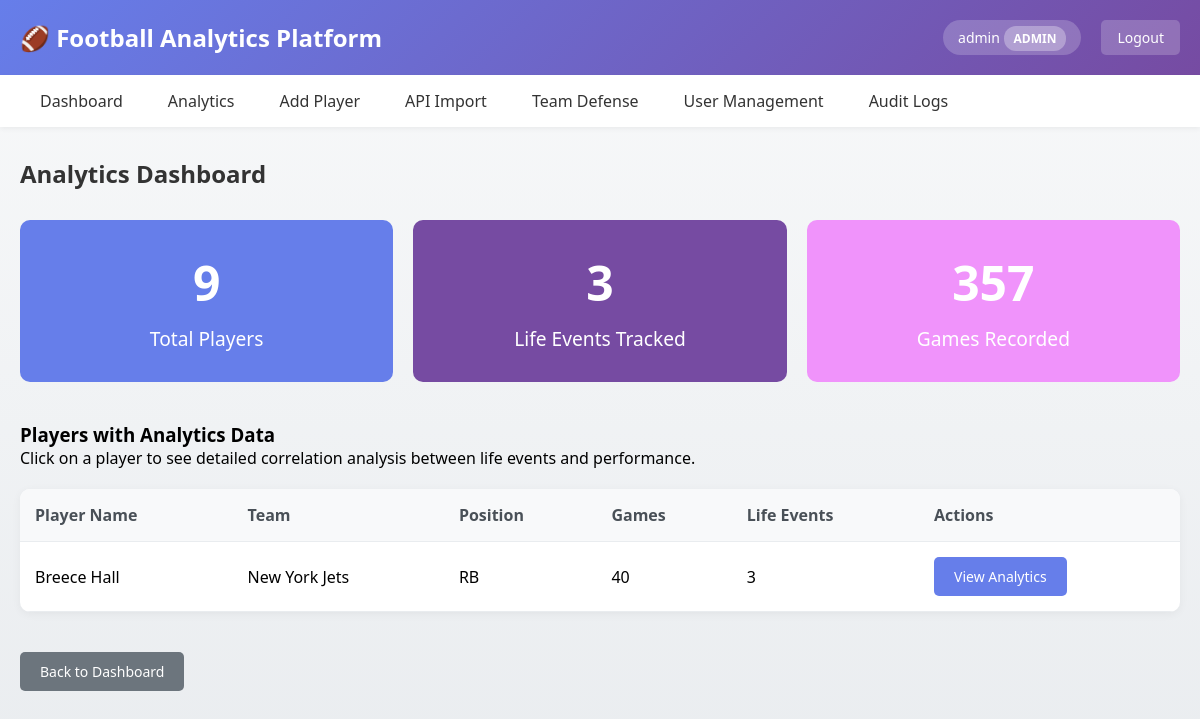
The app's page /analytics (signed in) with its own data.
### app/main.py (models this page shows, shortened)
class User(UserMixin, db.Model):
    id = db.Column(db.Integer, primary_key=True)
    username = db.Column(db.String(80), unique=True, nullable=False)
    email = db.Column(db.String(120), unique=True, nullable=False)
    password_hash = db.Column(db.String(200), nullable=False)
    role = db.Column(db.String(20), nullable=False, default='viewer')  # admin, analyst, viewer
    created_at = db.Column(db.DateTime, default=datetime.utcnow)
    def is_admin(self):
        return self.role == 'admin'
    def is_analyst(self):
        return self.role in ['admin', 'analyst']

class Player(db.Model):
    id = db.Column(db.Integer, primary_key=True)
    name = db.Column(db.String(100), nullable=False)
    team = db.Column(db.String(100), nullable=False)
    position = db.Column(db.String(50), nullable=False)
    created_at = db.Column(db.DateTime, default=datetime.utcnow)
    stats = db.relationship('PlayerStats', backref='player', lazy=True, cascade='all, delete-orphan')
    life_events = db.relationship('LifeEvent', backref='player', lazy=True, cascade='all, delete-orphan')

### app/main.py (the view)
@app.route('/analytics')
@login_required
def analytics():
    total_players = Player.query.count()
    total_stats = PlayerStats.query.count()
    total_events = LifeEvent.query.count()
    players_with_data = []
    for player in Player.query.all():
        stats_count = PlayerStats.query.filter_by(player_id=player.id).count()
        events_count = LifeEvent.query.filter_by(player_id=player.id).count()
        if stats_count > 0 and events_count > 0:
            players_with_data.append({
                'id': player.id,
                'name': player.name,
                'team': player.team,
                'position': player.position,
                'stats_count': stats_count,
                'events_count': events_count
            })
    return render_template('analytics.html',
                         total_players=total_players,
                         total_stats=total_stats,
                         total_events=total_events,
                         players_with_data=players_with_data)

### app/main.py (called while the page is built)
@login_manager.user_loader
def load_user(user_id):
    return User.query.get(int(user_id))

### templates/analytics.html (shortened to what this page needs)
{% extends "base.html" %}
{% block content %}
<h2>Analytics Dashboard</h2>
<div style="display: grid; grid-template-columns: repeat(3, 1fr); gap: 20px; margin: 30px 0;">
    <div style="background: #667eea; color: white; padding: 30px; border-radius: 10px; text-align: center;">
        <h3 style="font-size: 3em; margin: 0;">{{ total_players }}</h3>
        <p style="margin-top: 10px; font-size: 1.2em;">Total Players</p>
    </div>
    <div style="background: #764ba2; color: white; padding: 30px; border-radius: 10px; text-align: center;">
        <h3 style="font-size: 3em; margin: 0;">{{ total_events }}</h3>
        <p style="margin-top: 10px; font-size: 1.2em;">Life Events Tracked</p>
    </div>
    <div style="background: #f093fb; color: white; padding: 30px; border-radius: 10px; text-align: center;">
        <h3 style="font-size: 3em; margin: 0;">{{ total_stats }}</h3>
        <p style="margin-top: 10px; font-size: 1.2em;">Games Recorded</p>
    </div>
</div>
<h3 style="margin-top: 40px;">Players with Analytics Data</h3>
{% if players_with_data %}
    <p style="margin-bottom: 20px;">Click on a player to see detailed correlation analysis between life events and performance.</p>
    <table>
        <thead>
            <tr>
                <th>Player Name</th>
                <th>Team</th>
                <th>Position</th>
                <th>Games</th>
                <th>Life Events</th>
                <th>Actions</th>
            </tr>
        </thead>
        <tbody>
            {% for player in players_with_data %}
            <tr>
                <td>{{ player.name }}</td>
                <td>{{ player.team }}</td>
                <td>{{ player.position }}</td>
                <td>{{ player.stats_count }}</td>
                <td>{{ player.events_count }}</td>
                <td>
                    <a href="/player_analytics/{{ player.id }}" class="btn">View Analytics</a>
                </td>
            </tr>
            {% endfor %}
        </tbody>
    </table>
{% endif %}
<div style="margin-top: 40px;">
    <a href="/" class="btn btn-secondary">Back to Dashboard</a>
</div>
{% endblock %}

### templates/base.html (shortened to what this page needs)
<!DOCTYPE html>
<html lang="en">
<head>
</head>
<body>
    <div class="header">
        <div class="header-content">
            <h1>🏈 Football Analytics Platform</h1>
            {% if current_user.is_authenticated %}
            <div class="user-info">
                <div class="user-badge">
                    {{ current_user.username }}
                    <span class="role-badge">{{ current_user.role }}</span>
                </div>
                <a href="{{ url_for('logout') }}" class="logout-btn">Logout</a>
            </div>
            {% endif %}
        </div>
    </div>
    {% if current_user.is_authenticated %}
    <nav>
        <ul>
            <li><a href="{{ url_for('index') }}">Dashboard</a></li>
            <li><a href="{{ url_for('analytics') }}">Analytics</a></li>
            {% if current_user.is_analyst() %}
            <li><a href="{{ url_for('add_player') }}">Add Player</a></li>
            <li><a href="{{ url_for('api_test') }}">API Import</a></li>
            <li><a href="{{ url_for('view_team_defense') }}">Team Defense</a></li>
            {% endif %}
            {% if current_user.is_admin() %}
            <li><a href="{{ url_for('admin_users') }}">User Management</a></li>
            <li><a href="{{ url_for('audit_logs') }}">Audit Logs</a></li>
            {% endif %}
        </ul>
    </nav>
    {% endif %}
    <div class="container">
        {% block content %}{% endblock %}
    </div>
</body>
</html>

### templates/base.html (style rules this page uses)
* { margin: 0; padding: 0; box-sizing: border-box; }
body { font-family: 'Segoe UI', Tahoma, Geneva, Verdana, sans-serif; background: linear-gradient(to bottom, #f8f9fa, #e9ecef); min-height: 100vh; }
.header { background: linear-gradient(135deg, #667eea 0%, #764ba2 100%); color: white; padding: 20px 0; box-shadow: 0 2px 10px rgba(0,0,0,0.1); }
.header-content { max-width: 1200px; margin: 0 auto; padding: 0 20px; display: flex; justify-content: space-between; align-items: center; }
.header h1 { font-size: 24px; display: flex; align-items: center; gap: 10px; }
.user-info { display: flex; align-items: center; gap: 20px; }
.user-badge { background: rgba(255, 255, 255, 0.2); padding: 8px 15px; border-radius: 20px; font-size: 14px; }
.role-badge { background: rgba(255, 255, 255, 0.3); padding: 4px 10px; border-radius: 12px; font-size: 12px; font-weight: bold; text-transform: uppercase; }
nav { background: white; box-shadow: 0 2px 5px rgba(0,0,0,0.05); position: sticky; top: 0; z-index: 100; }
nav ul { max-width: 1200px; margin: 0 auto; padding: 0 20px; list-style: none; display: flex; gap: 5px; }
nav a { display: block; padding: 15px 20px; color: #333; text-decoration: none; font-weight: 500; transition: background 0.3s, color 0.3s; }
.container { max-width: 1200px; margin: 30px auto; padding: 0 20px; }
.btn { display: inline-block; padding: 10px 20px; background: #667eea; color: white; text-decoration: none; border-radius: 5px; border: none; cursor: pointer; font-size: 14px; font-weight: 500; transition: background 0.3s; }
.btn-secondary { background: #6c757d; }
table { width: 100%; background: white; border-radius: 10px; overflow: hidden; box-shadow: 0 2px 10px rgba(0,0,0,0.05); border-collapse: collapse; }
th, td { padding: 15px; text-align: left; border-bottom: 1px solid #e9ecef; }
th { background: #f8f9fa; font-weight: 600; color: #495057; }
h2 { color: #333; margin-bottom: 10px; }
.logout-btn { background: rgba(255, 255, 255, 0.2); color: white; padding: 8px 16px; border-radius: 5px; text-decoration: none; font-size: 14px; transition: background 0.3s; }

### records on screen
User: username "admin", role "ADMIN"
Player: name "Breece Hall", team "New York Jets", position "RB", stats_count "40", events_count "3"

### other values on screen
{{ total_players }} "9"
{{ total_events }} "3"
{{ total_stats }} "357"
